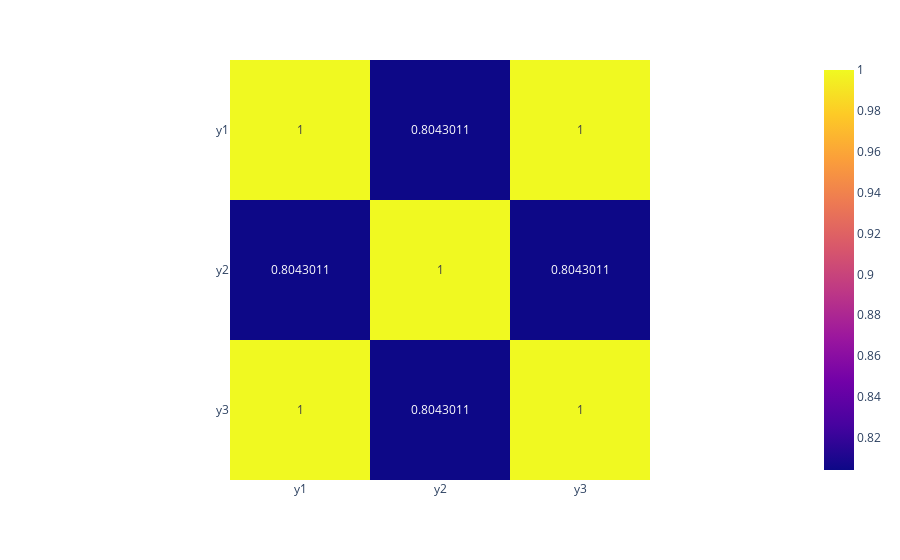

Notebook code cell kept with this figure:
### Code cell
px.imshow(df.corr(), text_auto = True)

### Figure 1 — Plotly figure (JSON) as saved in the notebook; plotly's stock layout.template omitted (floating-point values rounded to 4 significant figures)
{"data": [{"coloraxis": "coloraxis", "hovertemplate": "x: %{x}<br>y: %{y}<br>color: %{z}<extra></extra>", "name": "0", "texttemplate": "%{z}", "type": "heatmap", "x": ["y1", "y2", "y3"], "xaxis": "x", "y": ["y1", "y2", "y3"], "yaxis": "y", "z": [[1, 0.8043, 1], [0.8043, 1, 0.8043], [1, 0.8043, 1]]}], "layout": {"coloraxis": {"colorscale": [[0, "#0d0887"], [0.1111, "#46039f"], [0.2222, "#7201a8"], [0.3333, "#9c179e"], [0.4444, "#bd3786"], [0.5556, "#d8576b"], [0.6667, "#ed7953"], [0.7778, "#fb9f3a"], [0.8889, "#fdca26"], [1, "#f0f921"]]}, "margin": {"t": 60}, "xaxis": {"anchor": "y", "constrain": "domain", "domain": [0, 1], "scaleanchor": "y"}, "yaxis": {"anchor": "x", "autorange": "reversed", "constrain": "domain", "domain": [0, 1]}}}
